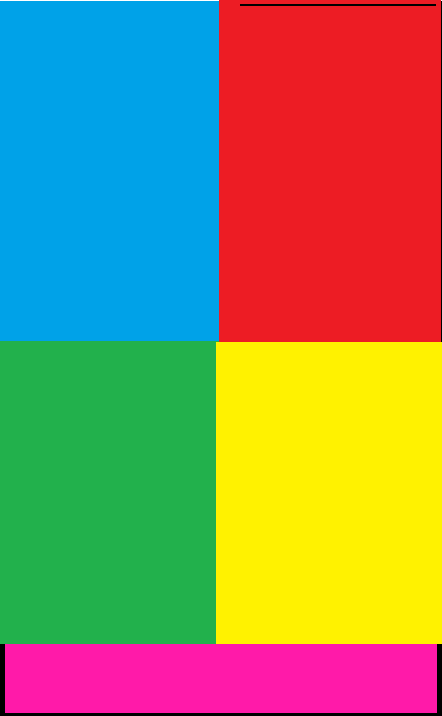
#> input picture colorDetect/image.png, 442 x 716 px
$ python image.py
#> lines starting #> are read from the running program, lines starting #| are printed output that depends on the picture; after the words box and inside, x2 and y2 are one past the last pixel; in counts of white or black regions, pixels touching at a corner belong together
import cv2
import numpy as np

img = cv2.imread('image.png', 1)
#> img is the input picture: shape (716, 442, 3); mean B, G, R 95, 136.2, 142.8
hsv = cv2.cvtColor(img, cv2.COLOR_BGR2HSV)
#> hsv: shape (716, 442, 3); mean H, S, V 101.5, 232.9, 226.9

lower_range = np.array([169, 100, 100], dtype=np.uint8)
upper_range = np.array([189, 255, 255], dtype=np.uint8)

mask = cv2.inRange(hsv, lower_range, upper_range)
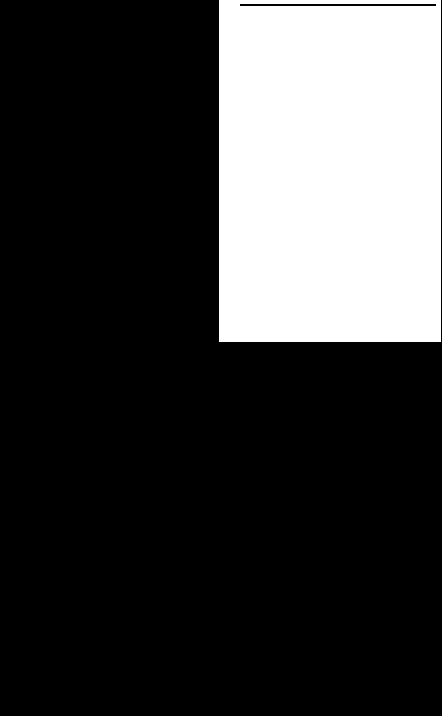
#> mask: shape (716, 442); 23.9% white; 1 white region, box (x1, y1, x2, y2) and area: (219, 0, 441, 342) 75532

cv2.imshow('mask',mask)
cv2.imshow('image', img)

while(1):
  k = cv2.waitKey(0)
#> (key Esc is pressed here)
  if(k == 27):
    break

cv2.destroyAllWindows()
